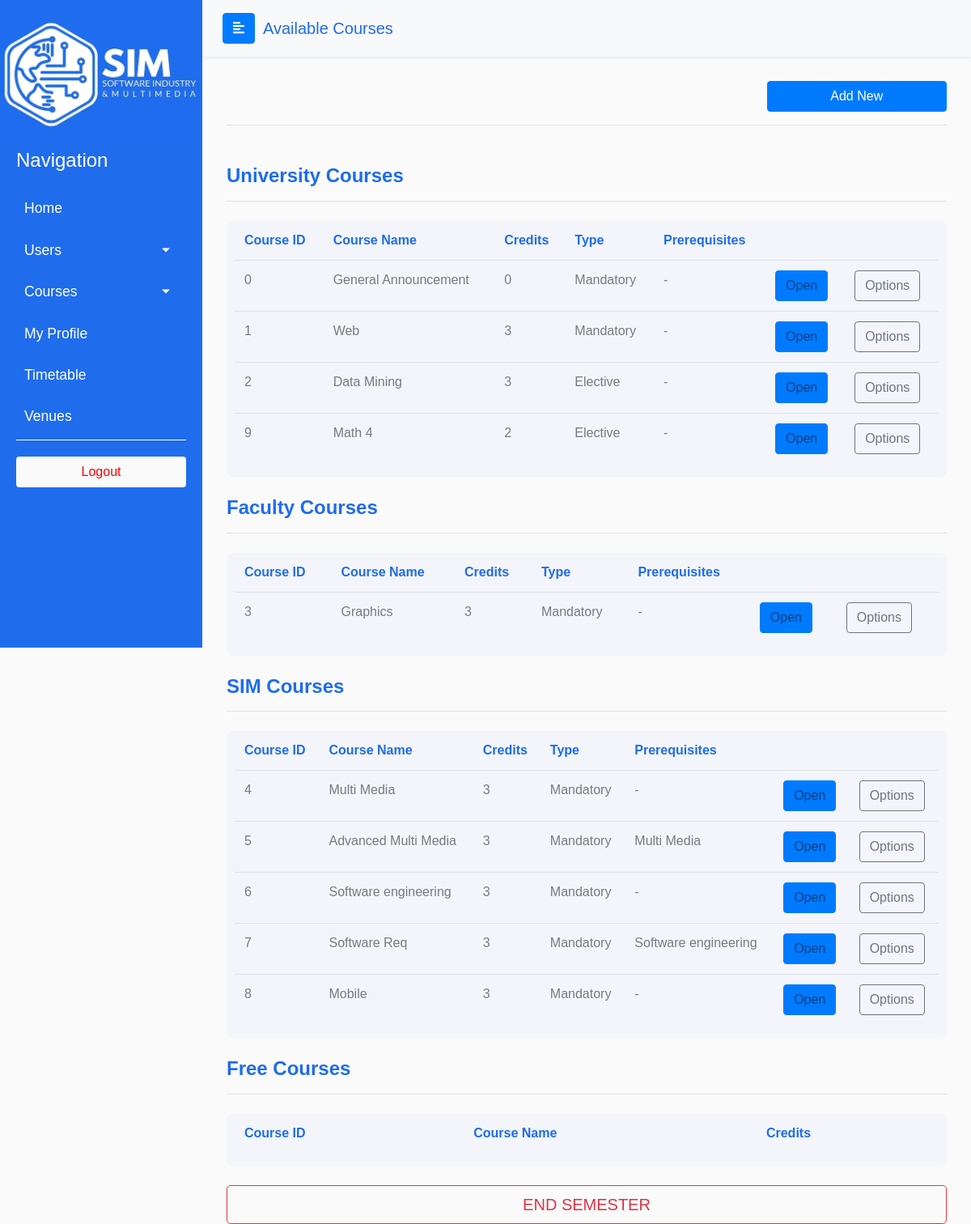
Page /admin/available_courses_t.php on the committed database.
### tables this page shows
CREATE TABLE `courses` (
  `course_id` int(12) NOT NULL,
  `name` varchar(255) NOT NULL,
  `credits` int(11) NOT NULL,
  `has_preq` tinyint(1) DEFAULT NULL,
  `has_labs` tinyint(1) DEFAULT NULL,
  `has_practical` tinyint(1) DEFAULT NULL,
  `category` varchar(20) NOT NULL DEFAULT 'university',
  `elective` varchar(5) NOT NULL DEFAULT 'no'
);

### includes/Admin/sas/functions.php (called while the page is built, shortened)
<?php
include_once dirname(__FILE__, 2) . "\\utils\\iniclude_utils_files.php";
function getAvailableCourses($category)
{
    global $conn;
    $query = "SELECT c.* FROM courses c
    LEFT JOIN open_courses oc ON oc.course_id = c.course_id
     WHERE c.category='{$category}' AND oc.course_id IS NULL";
    $query_result = mysqli_query($conn, $query);
    return $query_result;
}
function getCoursePrerequisite($courseId)
{
    global $conn;
    $prerequisite = "-";
    $preq_query = "SELECT name from prerequisites p
    INNER JOIN courses c on p.prerequisite_id = c.course_id
    WHERE p.id_course = $courseId";
    $preq_query_result = mysqli_query($conn, $preq_query);
    $data = mysqli_fetch_assoc($preq_query_result);
    if (mysqli_num_rows($preq_query_result)) {
        $prerequisite = $data['name'];
    }
    return $prerequisite;
}

### admin/available_courses_t.php (the view, shortened to what this page needs)
<?php
include "../includes/functions.php";
include dirname(__FILE__, 2) . "\\includes\\Admin\\sas\\functions.php";
?>
<!DOCTYPE html>
<html>
<head>
  <?php include "../includes/bootstrap_styles_start.php"; ?>
  <link rel="stylesheet" href="css/available_courses.css">
  <link rel="stylesheet" href="css/table.css">
</head>
<body>
  <div class="wrapper">
    <?php include "../includes/admin_sidebar.php"; ?>
    <div id="content">
      <nav class="navbar navbar-expand-lg sticky-top navbar-light bg-light shadow-sm">
        <div class="container-fluid">
        <button type="button" id="sidebarCollapse" class="btn btn-primary">
          <i class="fas fa-align-left"></i>
        </button>
        <a class="navbar-brand" id="page-title" href="#">Available Courses</a>
      </nav>
      <div class="page-body">
        <div class="container-fluid">
          <div class="row justify-content-end">
              <a href="add_new_course.php" class=" btn btn-primary btn-block w-25 ml-auto">Add New</a>
          </div>
        </div>
        <hr class="mb-4">
        <br>
        <h4 class="font-weight-bold" style=" color:rgb(31,108,236);">University Courses</h4>
        <hr class="mb-4">
        <div class="table-container table-responsive">
          <table class="table">
            <thead>
              <tr>
                <th scope="col">Course ID</th>
                <th scope="col">Course Name</th>
                <th scope="col">Credits</th>
                <th scope="col">Type</th>
                <th scope="col">Prerequisites</th>
              </tr>
            </thead>
            <tbody>
              <?php
                $university_courses = getAvailableCourses('university');
                while ($row = mysqli_fetch_assoc($university_courses)) {
                  $cname = $row['name'];
                  $id = $row['course_id'];
                  $credits = $row['credits'];
                  $type = $row['elective'] == "yes" ? "Elective" : "Mandatory";
                  $prerequisite = getCoursePrerequisite($id);
              ?>
                <tr>
                  <td><?php echo $id ?></td>
                  <td><?php echo $cname ?></td>
                  <td><?php echo $credits ?></td>
                  <td><?php echo $type ?></td>
                  <td><?php echo $prerequisite ?></td>
                  <td><a data-id='<?php echo $id ?>' class='btn btn-primary launch-modal' data-toggle='modal' data-target='#modalContactForm'>Open</a></td>
                  <td><a href='edit_course.php?course_id=<?php echo $id ?>' class='btn btn-outline-secondary'>Options</a></td>
                </tr>
              <?php } ?>
            </tbody>
          </table>
        </div>
        <br>
        <h4 class="font-weight-bold" style=" color:rgb(31,108,236);">Faculty Courses</h4>
        <hr class="mb-4">
        <div class="table-container table-responsive">
          <table class="table">
            <thead>
              <tr>
                <th scope="col">Course ID</th>
                <th scope="col">Course Name</th>
                <th scope="col">Credits</th>
                <th scope="col">Type</th>
                <th scope="col">Prerequisites</th>
              </tr>
            </thead>
            <tbody>
              <?php
                $faculty_courses = getAvailableCourses('faculty');
                while ($row = mysqli_fetch_assoc($faculty_courses)) {
                  $cname = $row['name'];
                  $id = $row['course_id'];
                  $credits = $row['credits'];
                  $type = $row['elective'] == "yes" ? "Elective" : "Mandatory";
                  $prerequisite = getCoursePrerequisite($id);
              ?>
                <tr>
                  <td><?php echo $id ?></td>
                  <td><?php echo $cname ?></td>
                  <td><?php echo $credits ?></td>
                  <td><?php echo $type ?></td>
                  <td><?php echo $prerequisite ?></td>
                  <td><a data-id='<?php echo $id ?>' class='btn btn-primary launch-modal' data-toggle='modal' data-target='#modalContactForm'>Open</a></td>
                  <td><a href='edit_course.php?course_id=<?php echo $id ?>' class='btn btn-outline-secondary'>Options</a></td>
                </tr>
              <?php } ?>
            </tbody>
          </table>
        </div>
        <br>
        <h4 class="font-weight-bold" style=" color:rgb(31,108,236);">SIM Courses</h4>
        <hr class="mb-4">
        <div class="table-container table-responsive">
          <table class="table">
            <thead>
              <tr>
                <th scope="col">Course ID</th>
                <th scope="col">Course Name</th>
                <th scope="col">Credits</th>
                <th scope="col">Type</th>
                <th scope="col">Prerequisites</th>
              </tr>
            </thead>
            <tbody>
              <?php
                $sim_courses = getAvailableCourses('sim');
                while ($row = mysqli_fetch_assoc($sim_courses)) {
                  $cname = $row['name'];
                  $id = $row['course_id'];
                  $credits = $row['credits'];
                  $type = $row['elective'] == "yes" ? "Elective" : "Mandatory";
                  $prerequisite = getCoursePrerequisite($id);
              ?>
                <tr>
                  <td><?php echo $id ?></td>
                  <td><?php echo $cname ?></td>
                  <td><?php echo $credits ?></td>
                  <td><?php echo $type ?></td>
                  <td><?php echo $prerequisite ?></td>
                  <td><a data-id='<?php echo $id ?>' class='btn btn-primary launch-modal' data-toggle='modal' data-target='#modalContactForm'>Open</a></td>
                  <td><a href='edit_course.php?course_id=<?php echo $id ?>' class='btn btn-outline-secondary'>Options</a></td>
                </tr>
              <?php } ?>
            </tbody>
          </table>
        </div>
        <br>
        <h4 class="font-weight-bold" style=" color:rgb(31,108,236);">Free Courses</h4>
        <hr class="mb-4">
        <div class="table-container table-responsive">
          <table class="table">
            <thead>
              <tr>
                <th scope="col">Course ID</th>
                <th scope="col">Course Name</th>
                <th scope="col">Credits</th>
              </tr>
            </thead>
          </table>
        </div>
        <br>
        <a href="end_semester.php" class="btn btn-outline-danger btn-lg btn-block">END SEMESTER</a>
      </div>
    </div>
  </div>
</body>
</html>

### css/rootStyles.css (style rules this page uses)
:root { --primary: rgb(31,108,236); --danger: red; }
body { font-family: 'Poppins', sans-serif; background: #fafafa; }
a, a:hover, a:focus { color: inherit; text-decoration: none; transition: all 0.3s; }
.navbar { padding: 15px 10px; background: #fff; border: none; border-radius: 0; margin-bottom: 30px; box-shadow: 1px 1px 3px rgba(0, 0, 0, 0.1); }
.navbar-brand#page-title { margin-left: 10px; color: var(--primary) !important; }
.page-body { padding: 0 30px; }
.wrapper { display: flex; width: 100%; }
#content { width: calc(100% - 250px); min-height: 100vh; transition: all 0.3s; position: absolute; top: 0; right: 0; }

### admin/css/available_courses.css (style rules this page uses)
tr td { color: rgb(0,0,0,0.5); }

### admin/css/table.css (style rules this page uses)
.table-container { background-color: rgba(31, 108, 236, 0.03); border-radius: 8px; padding: 0 10px; }
.table thead tr th { border: none !important; }
tbody { color: rgba(0,0,0,0.5); }
th { color: rgb(31, 108, 236) !important; }

### rows in the picture
courses: course_id "0", name "General Announcement", credits "0", elective "Mandatory", prerequisite "-"
courses: course_id "1", name "Web", credits "3", elective "Mandatory", prerequisite "-"
courses: course_id "2", name "Data Mining", credits "3", elective "Elective", prerequisite "-"
courses: course_id "9", name "Math 4", credits "2", elective "Elective", prerequisite "-"
courses: course_id "3", name "Graphics", credits "3", elective "Mandatory", prerequisite "-"
courses: course_id "4", name "Multi Media", credits "3", elective "Mandatory", prerequisite "-"
courses: course_id "5", name "Advanced Multi Media", credits "3", elective "Mandatory", prerequisite "Multi Media"
courses: course_id "6", name "Software engineering", credits "3", elective "Mandatory", prerequisite "-"
courses: course_id "7", name "Software Req", credits "3", elective "Mandatory", prerequisite "Software engineering"
courses: course_id "8", name "Mobile", credits "3", elective "Mandatory", prerequisite "-"
